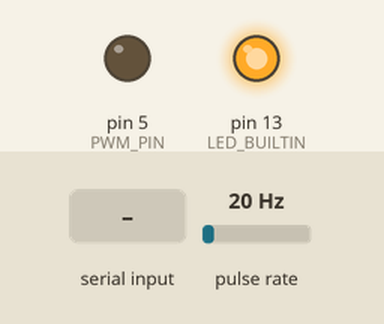
This sketch was run on a simulated Arduino Uno, built with avr-gcc and run on an emulated ATmega328P. Shown: output pins drawn as LEDs (lit = HIGH). Wiring (inferred from the names in the program): pulse sensor: data pin 3. The test bench sets the inputs (shaded band); at power-on: pulse rate 20 Hz. What the sketch prints to the serial monitor is not drawn.

Above: at 1.2 s.
1.3 s: byte 0 (0x00) received over Serial
At 1.36 s:
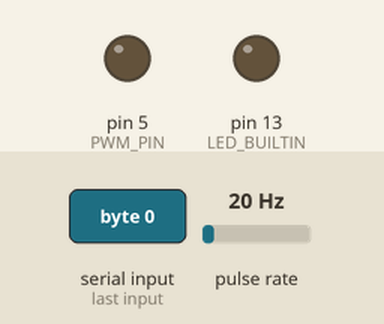
2.9 s: "1" received over Serial
Timing chart, 0 to 5.9 s (numbered marks = the images above; inputs shaded):
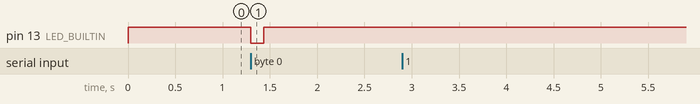

The sketch:

SinasServerArduino.ino
```cpp
#include "arduinoPackages/includes.h"

void setup() {
    Serial.begin(57600); // setup the serial port with 57600 baud rate
    //setup pins
    pinMode(PWM_PIN, OUTPUT);
    pinMode(PULSE_PIN, INPUT);
    pinMode(LED_BUILTIN, OUTPUT);
    attachInterrupt(digitalPinToInterrupt(PULSE_PIN), onPulse, RISING); // attach the interrupt
    digitalWrite(LED_BUILTIN, 1);
    serverStream = protocol(); // create an instance of the protocol class
}

void loop() {
    serverStream.loop(); // call the protocol loop
}

void onPulse() { // interrupt handler for fan pulse counting
    if(millis()-lastPulseTime < minPulseWidth) return; // ignore pulses that are too long
    pulseCount++;
    lastPulseTime = millis();
}
```

defines.h
```cpp
#pragma once

#define LED_BUILTIN 13 // define the built-in LED pin
#define PWM_PIN 5 // define the PWM pin
#define PULSE_PIN 3 // define the pulse pin

// set the initial values
int pulsesPerRotation = 1; // 1 pulse per rotation
#define MINRPM 450 // 450 RPM
#define MAXRPM 10000 // 10000 RPM
int maxPulseWidth = 60000/MINRPM; // set the maximum pulse width
int minPulseWidth = 60000/MAXRPM; // set the minimum pulse width

volatile unsigned long pulseCount = 0;
volatile unsigned long lastPulseTime = 0;

void onPulse();
```

includes.h
```cpp
#pragma once
#include "defines.h" // include the defines file
#include "protocol.h" // include the protocol file

protocol serverStream;
```

protocol.h
```cpp
#pragma once
#include "includes.h" // include the includes file

struct Package {
    uint8_t length;
    uint8_t* payload;
};

class protocol {
    private:
        uint8_t dataReceived = 0; // variable to store the received data

        void sendPackage(Package pkg) {
            for(int i=0;i<pkg.length;i++) {
                Serial.write(pkg.payload[i]); // send the package payload
            }
            Serial.flush(); // send the package
        }
        void processRequest() {
            dataReceived = Serial.read(); // get the byte

            // check the command received

            if(dataReceived == 0x00) {
                getRPM(); // get the RPM
            }
            else if((dataReceived & 0x80) != 0) { // if the command has the MSB 1 (1000 0000), the receive the first 7bits to set the PWM
                setPWM(); // set the PWM
            }
            else { // if the command isn't registred, send the command back
                uint8_t payload[] = {dataReceived};
                Package pkg = {
                    1,
                    payload
                };
                sendPackage(pkg);
            }
        }
        void getRPM() {
            unsigned long rpm = 0;

            noInterrupts(); // disable interrupts to reset the pulse count
            pulseCount = 0;
            interrupts(); // enable interrupts again to start counting pulses
            delay(maxPulseWidth); // wait for the maximum pulse width to count the pulses
            noInterrupts(); // disable interrupts to read the pulse count
            rpm += pulseCount*pulsesPerRotation*(60000/maxPulseWidth); // calculate the RPM
            interrupts(); // enable interrupts again

            uint8_t payload[] = {
                lowByte(rpm),
                highByte(rpm)
            };
            Package pkg = {
                2,
                payload
            };
            sendPackage(pkg);
        }
        void setPWM() {
            uint8_t pwmValue = (dataReceived & 0x7f)*2; // get the first 7 bits and multiply by 2 to get the PWM value
            analogWrite(PWM_PIN, pwmValue); // set the PWM value

            // send some response
            uint8_t payload[] = {dataReceived};
            Package pkg = {
                1,
                payload
            };
            sendPackage(pkg);
        }
    public:
        void loop() {
            if(Serial.available() > 0) { // check for available data
                digitalWrite(LED_BUILTIN, 0); // turn off the buildin led to indicate data is being received
                processRequest(); // process the request
                digitalWrite(LED_BUILTIN, 1); // turn on the buildin led to indicate that the communication is done
            }
        }
};
```

Measured:
- after the input at 1.3 s, pin 13 (LED_BUILTIN): HIGH → LOW at once, → HIGH 0.13 s later
